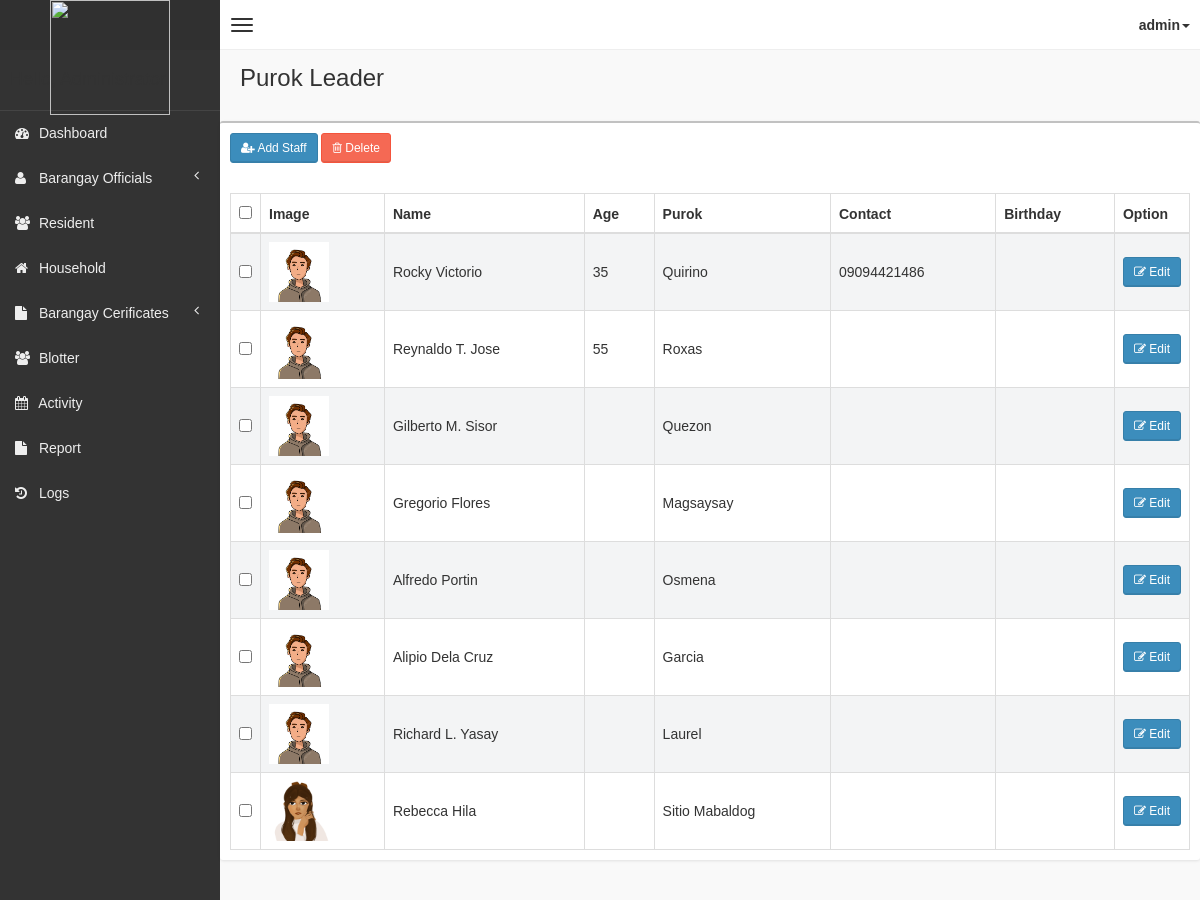
The app's page /pages/purok_leader/purok_lead.php (signed in) with its own data.
### tables this page shows
CREATE TABLE `tblpuroklead` (
  `id` int(11) NOT NULL,
  `fname` varchar(100) NOT NULL,
  `mname` varchar(100) NOT NULL,
  `lname` varchar(100) NOT NULL,
  `age` varchar(10) NOT NULL,
  `purok` varchar(100) NOT NULL,
  `contact` varchar(15) NOT NULL,
  `bday` varchar(100) NOT NULL,
  `image` text NOT NULL
);

### pages/purok_leader/purok_lead.php (the view, shortened to what this page needs)
<!DOCTYPE html>
<body>
    <?php
    if (!isset($_SESSION['role'])) {
        header("Location: ../../login.php");
    } else {
        include('../head_css.php');
    }
    ?>
    <body class="skin-black">
        <?php
        include "../connection.php";
        ?>
        <?php include('../header.php'); ?>
        <div class="wrapper row-offcanvas row-offcanvas-left">
            <?php include('../sidebar-left.php'); ?>
            <aside class="right-side">
                <section class="content-header">
                    <h1>
                        Purok Leader
                    </h1>
                </section>
                <?php
                if (!isset($_GET['resident'])) {
                ?>
                    <section class="content">
                        <div class="row">
                            <div class="box">
                                <div class="box-header">
                                    <div style="padding:10px;">
                                        <button class="btn btn-primary btn-sm" data-toggle="modal" data-target="#addCourseModal"><i class="fa fa-user-plus" aria-hidden="true"></i> Add Staff</button>
                                        <?php
                                        if (!isset($_SESSION['staff'])) {
                                        ?>
                                            <button class="btn btn-danger btn-sm" data-toggle="modal" data-target="#deleteModal"><i class="fa fa-trash-o" aria-hidden="true"></i> Delete</button>
                                        <?php
                                        }
                                        ?>
                                    </div>
                                </div>
                                <div class="box-body table-responsive">
                                    <form method="post" enctype="multipart/form-data">
                                        <table id="table" class="table table-bordered table-striped">
                                            <thead>
                                                <tr>
                                                    <th style="width: 20px !important;"><input type="checkbox" name="chk_delete[]" class="cbxMain" onchange="checkMain(this)" /></th>
                                                    <th>Image</th>
                                                    <th>Name</th>
                                                    <th>Age</th>
                                                    <th>Purok</th>
                                                    <th>Contact</th>
                                                    <th>Birthday</th>
                                                    <th style="width: 40px !important;">Option</th>
                                                </tr>
                                            </thead>
                                            <tbody>
                                                <?php
                                                if (!isset($_SESSION['staff'])) {
                                                    $squery = mysqli_query($con, "SELECT id, fname, mname, lname, age, purok, contact, bday, image FROM  tblpuroklead");
                                                    while ($row = mysqli_fetch_array($squery)) {
                                                        echo '
                                                <tr>
                                                    <td><input type="checkbox" name="chk_delete[]" class="chk_delete" value="' . $row['id'] . '" /></td>
                                                    <td><img src="image/' . $row['image'] . '" style="width:60px;height:60px;"/></td>
                                                    <td>' . $row['fname'] . ' ' . $row['mname'] . ' ' . $row['lname'] . '</td>
                                                    <td>' . $row['age'] . '</td>
                                                    <td>' . $row['purok'] . '</td>
                                                    <td>' . $row['contact'] . '</td>
                                                    <td>' . $row['bday'] . '</td>
                                                    <td><button class="btn btn-primary btn-sm" data-target="#editModal' . $row['id'] . '" data-toggle="modal"><i class="fa fa-pencil-square-o" aria-hidden="true"></i> Edit</button></td>
                                                </tr>
                                                ';
                                                    }
                                                }
                                                ?>
                                            </tbody>
                                        </table>
                                    </form>
                                </div>
                            </div>
                        </div>
                    </section>
                <?php
                }
                ?>
            </aside>
        </div>
    </body>
    </html>

### css/AdminLTE.css (style rules this page uses)
html, body { overflow-x: hidden !important; font-family: "Source Sans Pro", sans-serif; -webkit-font-smoothing: antialiased; min-height: 100%; background: #f9f9f9; }
.wrapper { min-height: 100%; }
.wrapper:before, .wrapper:after { display: table; content: " "; }
.wrapper:after { clear: both; }
.right-side, .left-side { min-height: 100%; display: block; }
.right-side { background-color: #f9f9f9; margin-left: 220px; }
.content { padding: 20px 15px; background: #f9f9f9; }
h1, h2, h3, h4, h5, h6, .h1, .h2, .h3, .h4, .h5, .h6 { font-family: "Source Sans Pro", sans-serif; }
img { max-width: 100%important; }
.table-striped > tbody > tr:nth-child(odd) > td, .table-striped > tbody > tr:nth-child(odd) > th { background-color: #f3f4f5; }
.right-side > .content-header { position: relative; padding: 15px 15px 10px 20px; }
.right-side > .content-header > h1 { margin: 0; font-size: 24px; }
.box { position: relative; background: #ffffff; border-top: 2px solid #c1c1c1; margin-bottom: 20px; -webkit-border-radius: 3px; -moz-border-radius: 3px; border-radius: 3px; width: 100%; box-shadow: 0px 1px 3px rgba(0, 0, 0, 0.1); }
.box .box-header { position: relative; -webkit-border-top-left-radius: 3px; -webkit-border-top-right-radius: 3px; -webkit-border-bottom-right-radius: 0; -webkit-border-bottom-left-radius: 0; -moz-border-radius-topleft: 3px; -moz-border-radius-topright: 3px; -moz-border-radius-bottomright: 0; -moz-border-radius-bottomleft: 0; border-top-left-radius: 3px; border-top-right-radius: 3px; border-bottom-right-radius: 0; border-bottom-left-radius: 0; border-bottom: 0px solid #f4f4f4; color: #444; padding-bottom: 10px; }
.box .box-header:before, .box .box-header:after { display: table; content: " "; }
.box .box-header:after { clear: both; }
.box .box-body { padding: 10px; -webkit-border-top-left-radius: 0; -webkit-border-top-right-radius: 0; -webkit-border-bottom-right-radius: 3px; -webkit-border-bottom-left-radius: 3px; -moz-border-radius-topleft: 0; -moz-border-radius-topright: 0; -moz-border-radius-bottomright: 3px; -moz-border-radius-bottomleft: 3px; border-top-left-radius: 0; border-top-right-radius: 0; border-bottom-right-radius: 3px; border-bottom-left-radius: 3px; }
.box .box-body .table { margin-bottom: 0; }
.btn { font-weight: 500; -webkit-border-radius: 3px; -moz-border-radius: 3px; border-radius: 3px; border: 1px solid transparent; -webkit-box-shadow: inset 0px -2px 0px 0px rgba(0, 0, 0, 0.09); -moz-box-shadow: inset 0px -2px 0px 0px rgba(0, 0, 0, 0.09); box-shadow: inset 0px -1px 0px 0px rgba(0, 0, 0, 0.09); }
.btn.btn-primary { background-color: #3c8dbc; border-color: #367fa9; }
.btn.btn-danger { background-color: #f56954; border-color: #f4543c; }
.btn.btn-sm { font-size: 12px; }
.skin-black .right-side > .content-header { background: transparent; box-shadow: none; }

### records on screen
tblpuroklead: image (picture), fname "Rocky", lname "Victorio", age "35", purok "Quirino", contact "09094421486"
tblpuroklead: image (picture), fname "Reynaldo", mname "T.", lname "Jose", age "55", purok "Roxas"
tblpuroklead: image (picture), fname "Gilberto", mname "M.", lname "Sisor", purok "Quezon"
tblpuroklead: image (picture), fname "Gregorio", lname "Flores", purok "Magsaysay"
tblpuroklead: image (picture), fname "Alfredo", lname "Portin", purok "Osmena"
tblpuroklead: image (picture), fname "Alipio", lname "Dela Cruz", purok "Garcia"
tblpuroklead: image (picture), fname "Richard", mname "L.", lname "Yasay", purok "Laurel"
tblpuroklead: image (picture), fname "Rebecca", lname "Hila", purok "Sitio Mabaldog"

### other values on screen
$_SESSION['username'] "admin"
